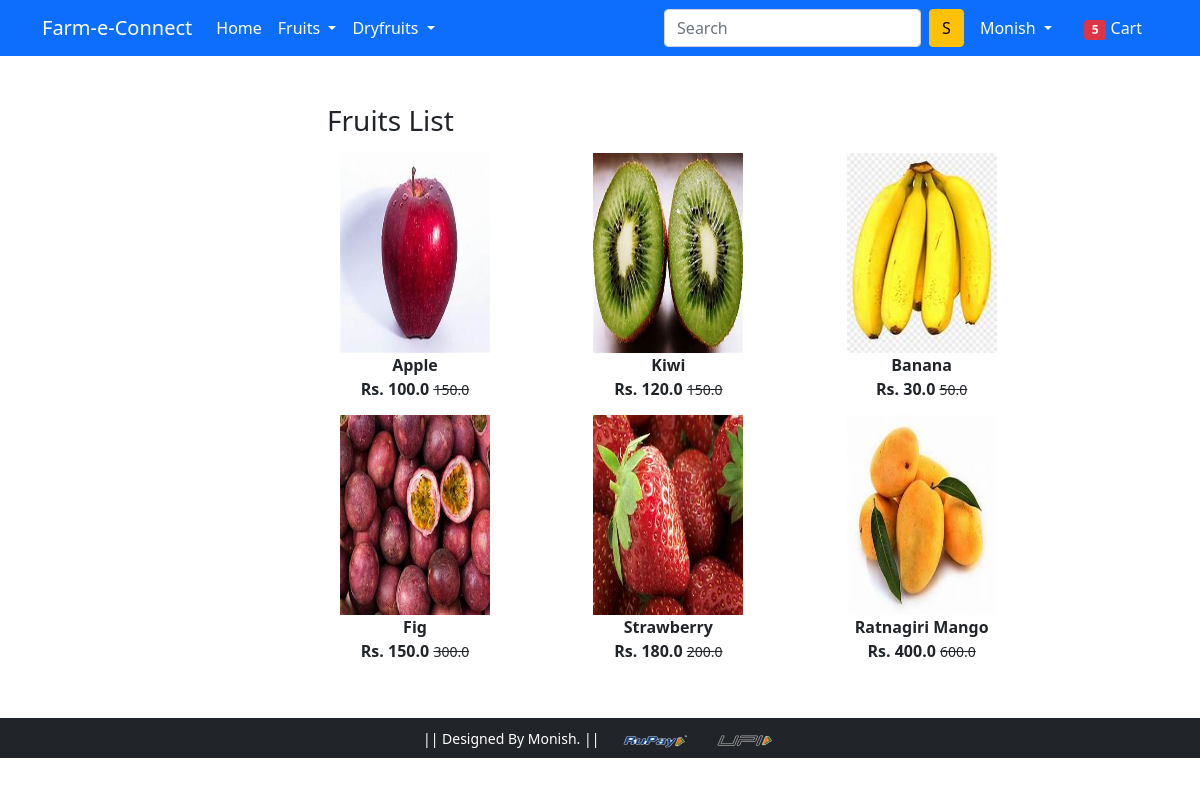
The app's page /fruits/ (signed in) with its own data.
### app/models.py (models this page shows, shortened)
class Product(models.Model):
    title=models.CharField(max_length=100)
    selling_price=models.FloatField()
    discount_price=models.FloatField()
    description=models.TextField()
    brand=models.CharField(max_length=100)
    category=models.CharField(choices=CATEGORY_CHOICES,max_length=2)
    product_image=models.ImageField(upload_to='productimg')

### app/views.py (the view)
# urls.py: path('fruits/', views.fruits, name='fruits'),
def fruits(request):
  if request.user.is_authenticated:
    lp=Product.objects.filter(category='L')
    totalitem=len(cart.objects.filter(user=request.user))
  return render(request,'app/fruits.html',{'lp':lp,'totalitem':totalitem})

### app/templates/app/fruits.html (shortened to what this page needs)
{% extends 'app/base.html' %}
{% load static %}
{% block main-content %}
<div class="container my-5">
    <div class="row">
        <div class="col-sm-3">
        </div>
        <div class="col-sm-8 ">
            <h3>Fruits List</h3>
            <div class="row">
                {% for product in lp %}
                <div class="col-sm-4">
                    <a href="{% url 'product-detail' product.id %}" class="btn">
                        <div class="item">
                            <img src="{{product.product_image.url}}" alt="" height="200" width="150" class="">
                            <div class="fw-bold">{{product.title}}</div>
                            <div class="fw-bold">Rs. {{product.discount_price}} <small
                                    class="fw-light text-decoration-line-through">{{product.selling_price}}</small>
                            </div>
                        </div>
                    </a>
                </div>
                {% endfor %}
            </div>
        </div>
    </div>
</div>
{% endblock main-content %}

### app/templates/app/base.html (shortened to what this page needs)
<!doctype html>
{% load static %}
<html lang="en">
<head>
    <link href="https://cdn.jsdelivr.net/npm/bootstrap@5.0.0-beta1/dist/css/bootstrap.min.css" rel="stylesheet">
    <link rel="stylesheet" href="{% static 'app/css/owl.carousel.min.css' %}">
    <link rel="stylesheet" href="{% static 'app/css/all.min.css' %}">
    <link rel="stylesheet" href="{% static 'app/css/style.css' %}">
</head>
<body>
<nav class="navbar navbar-expand-lg navbar-dark bg-primary">
  <div class="container">
    <a class="navbar-brand bg-primary" href="/">Farm-e-Connect</a>
      <div class="collapse navbar-collapse" id="navbarSupportedContent">
        <ul class="navbar-nav me-auto mb-2 mb-lg-0">
          <li class="nav-item">
            <a class="nav-link active text-white" aria-current="page" href="/">Home</a>
          </li>
          <li class="nav-item dropdown">
            <a class="nav-link dropdown-toggle text-white" href="#" id="electronicsDropdown" role="button" data-bs-toggle="dropdown" aria-expanded="false">
              Fruits
            </a>
          </li>
          <li class="nav-item dropdown">
            <a class="nav-link dropdown-toggle text-white" href="#" id="fashionDropdown" role="button" data-bs-toggle="dropdown" aria-expanded="false">
               Dryfruits
            </a>
          </li>
        </ul>
        <form class="d-flex" method='get' action="{% url 'search' %}">
          <input class="form-control me-2" type="search" name='search'  placeholder="Search" aria-label="Search" >
          <button class="btn btn-warning" type="submit">S</button>
        </form>
        <div>
            <ul class="navbar-nav me-auto mb-2 mb-lg-0">
              <li class="nav-item dropdown mx-2">
                {% if request.user.is_authenticated %}
                <a class="nav-link dropdown-toggle text-white" href="#" id="profileDropdown" role="button" data-bs-toggle="dropdown" aria-expanded="false">
                  {{request.user|capfirst}}
                </a>
                </li>
                <li class="nav-item mx-2">
                <a href="{% url 'showcart' %}" class="nav-link text-white"><span class="badge bg-danger">{{totalitem }}</span> Cart </a>
                </li>
            {% endif %}
          </ul>
         </div>
       </div>
     </div>
    </nav>
    {% block main-content %} {% endblock main-content %}
    <footer class="container-fluid bg-dark text-center p-2 mt-5">
        <small class="text-white"> || Designed By Monish. || </small>
        <img src="{% static 'app/images/p1.png' %}" alt="" srcset="" class="img-fluid" height="2px">
    </footer>
  </body>
</html>

### records on screen
Product: product_image (picture), title "Apple", discount_price "100.0", selling_price "150.0"
Product: product_image (picture), title "Kiwi", discount_price "120.0", selling_price "150.0"
Product: product_image (picture), title "Banana", discount_price "30.0", selling_price "50.0"
Product: product_image (picture), title "Fig", discount_price "150.0", selling_price "300.0"
Product: product_image (picture), title "Strawberry", discount_price "180.0", selling_price "200.0"
Product: product_image (picture), title "Ratnagiri Mango", discount_price "400.0", selling_price "600.0"

### other values on screen
{{ request.user|capfirst }} "Monish"
{{ totalitem }} "5"
